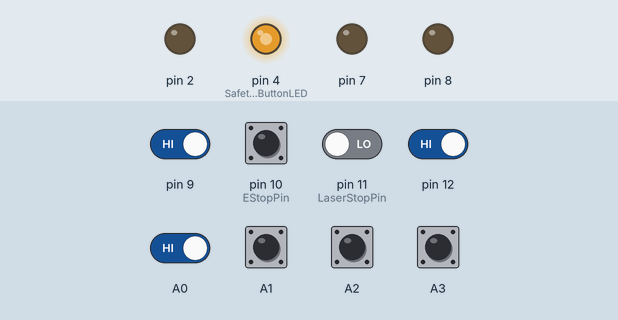
A program run on a simulated Arduino Mega 2560, built with avr-gcc and run on an emulated ATmega2560. Shown: output pins drawn as LEDs (lit = HIGH). The test bench sets the inputs (shaded band); at power-on: A0–3, pin 9, pin 12 HIGH, pin 10 (EStopPin), pin 11 (LaserStopPin) LOW.

Above: at 2.25 s.
2.3 s: pin 10 (EStopPin) pulled HIGH for 3.2 s
At 2.7 s:
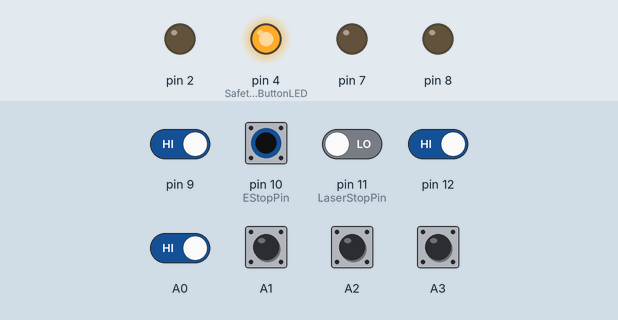
7.0 s: pin 10 (EStopPin) pulled HIGH for 0.15 s
10.0 s: pin 9 driven LOW and pin 10 (EStopPin) driven HIGH and pin 11 (LaserStopPin) driven HIGH and pin 12 driven LOW and A0 driven LOW
At 10.8 s:
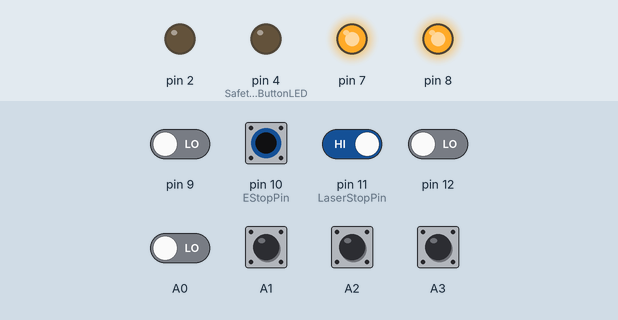
11.5 s: pin 9 driven HIGH
At 12.0 s:
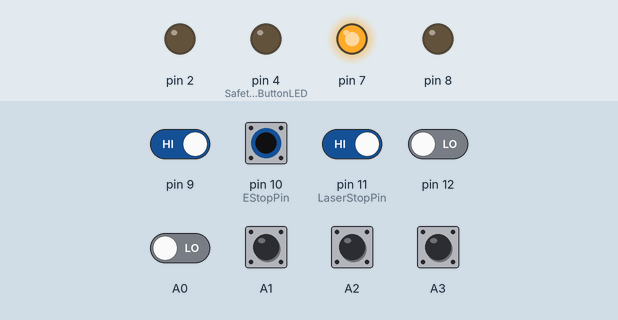
13.0 s: pin 10 (EStopPin) driven LOW
At 13.15 s:
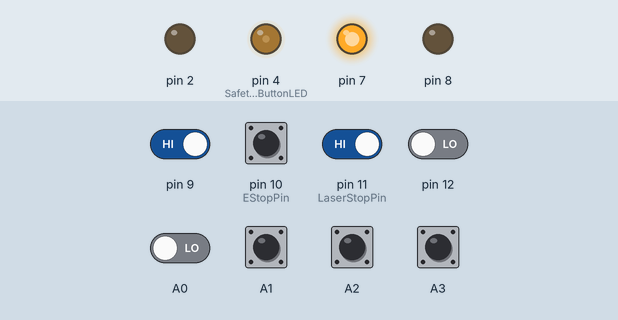
16.0 s: pin 10 (EStopPin) driven HIGH
Timing chart, 0 to 18.5 s (numbered marks = the images above; inputs shaded):
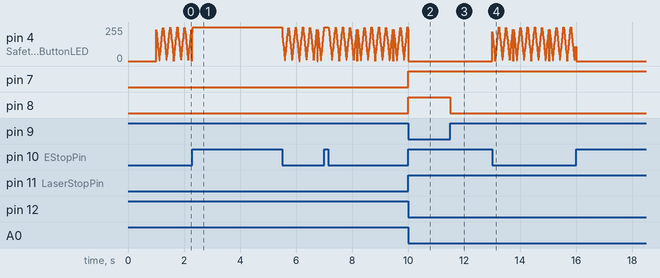

The program:

main.cpp
```cpp
#include <Arduino.h>

/*
Laser Control Program for K400 Laser Cutter.

Created by: Eli Bukoski
*/

/*
All numbers are consistent units.

Distances are in mm.
Times are in ms.
Frequency is in Hz.
*/

///////////////////

class BedLift {
   private:
    uint8_t dirPin;
    uint8_t stepPin;

    bool reverseDirection;

    uint8_t upLimitSwitchPin;
    uint8_t downLimitSwitchPin;

    int upLimitSwitchPinMode;
    int downLimitSwitchPinMode;

    bool invertUpLimitSwitch;
    bool invertDownLimitSwitch;

    int upButtonPin;
    int downButtonPin;

    int upButtonPinMode;
    int downButtonPinMode;

    bool invertUpButton;
    bool invertDownButton;

    int upButtonLEDPin;
    int downButtonLEDPin;

    int tripleToggleInput1Pin;
    int tripleToggleInput2Pin;

    bool invertTripleToggleInput1;
    bool invertTripleToggleInput2;

    int tripleToggleInput1PinMode;
    int tripleToggleInput2PinMode;

    uint32_t maxStepFrequency;

    int focalLength;
    int sensorOffset;

    float Kp;
    float Ki;
    float Kd;

    int lastError;
    int integral;

    int* averagingArray;
    int averagingArrayLength;

   public:
    BedLift(uint8_t dirPin, uint8_t stepPin, bool reverseDirection, uint8_t upLimitSwitchPin,
            uint8_t downLimitSwitchPin, int upLimitSwitchPinMode, int downLimitSwitchPinMode,
            bool invertUpLimitSwitch, bool invertDownLimitSwitch, int upButtonPin,
            int downButtonPin, bool invertUpButton, bool invertDownButton, int upButtonPinMode,
            int downButtonPinMode, int upButtonLEDPin, int downButtonLEDPin,
            int tripleToggleInput1Pin, int tripleToggleInput2Pin, bool invertTripleToggleInput1,
            bool invertTripleToggleInput2, int tripleToggleInput1PinMode,
            int tripleToggleInput2PinMode, uint32_t maxStepFrequency, int focalLength,
            int sensorOffset, float filterAlpha) {
        this->dirPin = dirPin;
        this->stepPin = stepPin;
        this->reverseDirection = reverseDirection;
        this->upLimitSwitchPin = upLimitSwitchPin;
        this->downLimitSwitchPin = downLimitSwitchPin;
        this->upLimitSwitchPinMode = upLimitSwitchPinMode;
        this->invertUpLimitSwitch = invertUpLimitSwitch;
        this->invertDownLimitSwitch = invertDownLimitSwitch;
        this->downLimitSwitchPinMode = downLimitSwitchPinMode;
        this->upButtonPin = upButtonPin;
        this->downButtonPin = downButtonPin;
        this->upButtonPinMode = upButtonPinMode;
        this->downButtonPinMode = downButtonPinMode;
        this->invertUpButton = invertUpButton;
        this->invertDownButton = invertDownButton;
        this->upButtonLEDPin = upButtonLEDPin;
        this->downButtonLEDPin = downButtonLEDPin;
        this->tripleToggleInput1Pin = tripleToggleInput1Pin;
        this->tripleToggleInput2Pin = tripleToggleInput2Pin;
        this->tripleToggleInput1PinMode = tripleToggleInput1PinMode;
        this->tripleToggleInput2PinMode = tripleToggleInput2PinMode;
        this->invertTripleToggleInput1 = invertTripleToggleInput1;
        this->invertTripleToggleInput2 = invertTripleToggleInput2;
        this->maxStepFrequency = maxStepFrequency;
        this->focalLength = focalLength;
        this->sensorOffset = sensorOffset;
        this->averagingArrayLength = sizeof(averagingArray) / sizeof(int);

        this->Kp = 30;
        this->Ki = 4;
        this->Kd = 0;  // should not use because of noise
        this->lastError = 0;
        this->integral = 0;
    }

    void initialize() {
        pinMode(dirPin, OUTPUT);
        pinMode(stepPin, OUTPUT);
        pinMode(upLimitSwitchPin, upLimitSwitchPinMode);
        pinMode(downLimitSwitchPin, downLimitSwitchPinMode);
        pinMode(upButtonPin, upButtonPinMode);
        pinMode(downButtonPin, downButtonPinMode);
        pinMode(upButtonLEDPin, OUTPUT);
        pinMode(downButtonLEDPin, OUTPUT);
        pinMode(tripleToggleInput1Pin, tripleToggleInput1PinMode);
        pinMode(tripleToggleInput2Pin, tripleToggleInput2PinMode);
    }

    void updateActuate(bool dir, uint8_t speed) {
        bool upLimActive = digitalRead(upLimitSwitchPin) != invertUpLimitSwitch;
        bool downLimActive = digitalRead(downLimitSwitchPin) != invertDownLimitSwitch;

        digitalWrite(dirPin, dir != reverseDirection);
        if (speed == 0) {
            noTone(stepPin);
            return;
        } else if (upLimActive && dir) {
            noTone(stepPin);
            return;
        } else if (downLimActive && !dir) {
            noTone(stepPin);
            return;
        } else {
            float frequency = (float)speed / 255.0 * (float)maxStepFrequency;
            int intFrequency = floor(frequency);
            tone(stepPin, intFrequency);
        }
    }

    void stopActuate() { noTone(stepPin); }

    void IlluminateButtonLEDs(bool upButtonActive, bool downButtonActive) {
        digitalWrite(upButtonLEDPin, upButtonActive);
        digitalWrite(downButtonLEDPin, downButtonActive);
    }

    void PidActuate(int error) {  ////////////////////////////////////////////////////////////
        int derivative = error - lastError;
        integral += error;
        lastError = error;

        if (integral > 50) {
            integral = 50;
        } else if (integral < -50) {
            integral = -50;
        }

        // Serial.print("error: ");
        // Serial.print(error);
        // Serial.print(" integral: ");
        // Serial.print(integral);
        // Serial.print(" derivative: ");
        // Serial.print(derivative);
        // Serial.print(" speed: ");

        float speed = Kp * (float)error + Ki * (float)integral + Kd * (float)derivative;

        // Serial.println(speed);

        if (speed > 254) {
            speed = 254;
        } else if (speed < -254) {
            speed = -254;
        } else if (speed < 40 && speed > 0) {
            speed = 40;
        } else if (speed > -40 && speed < 0) {
            speed = -40;
        }

        uint8_t speedByte = abs(floor(speed));

        if (abs(error) <=
            1) {  // if error is 0, stop moving (acceptable because error is whole mm divisions)
            stopActuate();
        } else {
            updateActuate(speed > 0, speedByte);
        }
    }

    void update(bool estop) {
        if (estop) {
            stopActuate();
            return;
        }

        bool upLimitSwitchActive = digitalRead(upLimitSwitchPin) != invertUpLimitSwitch;
        bool downLimitSwitchActive = digitalRead(downLimitSwitchPin) != invertDownLimitSwitch;

        bool upButtonActive = digitalRead(upButtonPin) != invertUpButton;
        bool downButtonActive = digitalRead(downButtonPin) != invertDownButton;

        bool tripleToggleInput1Active =
            digitalRead(tripleToggleInput1Pin) != invertTripleToggleInput1;
        bool tripleToggleInput2Active =
            digitalRead(tripleToggleInput2Pin) != invertTripleToggleInput2;

        if (tripleToggleInput1Active ==
            invertTripleToggleInput1) {  // if switch is left, manual mode
            IlluminateButtonLEDs(upLimitSwitchActive,
                                 downLimitSwitchActive);   // illuminate leds based on which
                                                           // directions are available
            if (upButtonActive && !upLimitSwitchActive) {  // if up button is pressed and up
                                                           // limit switch is not active
                updateActuate(true, 255);                  // move up
            } else if (downButtonActive &&
                       !downLimitSwitchActive) {  // if down button is pressed and down limit
                                                  // switch is not active
                updateActuate(false, 255);        // move down
            } else {
                stopActuate();  // stop moving
            }
        }
    }
};

BedLift autoBed = BedLift(2, 3, false, 12, 9, INPUT_PULLUP, INPUT_PULLUP, true, true, A2, A3, true,
                          true, INPUT_PULLUP, INPUT_PULLUP, 7, 8, A0, A1, true, true, INPUT_PULLUP,
                          INPUT_PULLUP, 15000, 2 * 25.4, 15, 0.7);

///////////////////

bool TriggerEStop = false;

int EStopPin = 10;
int LaserStopPin = 11;
int SafetyRelayResetButtonLED = 4;

byte safetyRelayResetButtonIlluminationState = 0;

void safetyRelayResetButtonIlluminate(bool estop, bool laserStop) {
    if (estop) {                                        // if estop is not made flash LEDS
        safetyRelayResetButtonIlluminationState += 10;  // increment state
        analogWrite(SafetyRelayResetButtonLED,
                    abs(safetyRelayResetButtonIlluminationState - 128) * 2);  // set LEDS to state
    } else if (laserStop) {                           // if estop is made but laser is not active
        analogWrite(SafetyRelayResetButtonLED, 255);  // turn off LEDS
    } else {                                          // if estop is made and laser is active
        analogWrite(SafetyRelayResetButtonLED, 0);    // turn on LEDS
    }
}

void setup() {
    Serial.begin(115200);

    autoBed.initialize();  // initialize bed lift

    delay(1000);

    pinMode(EStopPin, INPUT);
    pinMode(LaserStopPin, INPUT);
    pinMode(SafetyRelayResetButtonLED, OUTPUT);
}

void loop() {
    bool estop =
        digitalRead(EStopPin) != true;  // read estop pin and laser stop pin (invert signal)
    bool laserStop = digitalRead(LaserStopPin) != true;

    safetyRelayResetButtonIlluminate(estop,
                                     laserStop);  // update safety relay reset button illumination

    autoBed.update(estop);  // update bed lift

    delay(10);
}
```

Measured:
- after the input at 10.0 s, pin 7, pin 8: LOW → HIGH at once
- after the input at 11.5 s, pin 8: HIGH → LOW at once
- after the input at 13.0 s, pin 4 (SafetyRelayResetButtonLED): 0/255 → 220/255 at once, then moves between 0/255 and 252/255, repeating every 1.3 s
